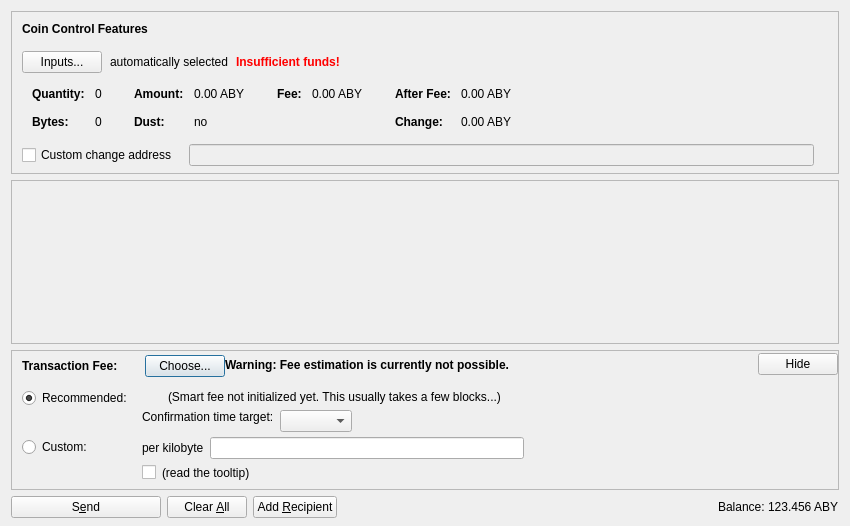
<?xml version="1.0" encoding="UTF-8"?>
<ui version="4.0">
 <class>SendCoinsDialog</class>
 <widget class="QDialog" name="SendCoinsDialog">
  <property name="geometry">
   <rect>
    <x>0</x>
    <y>0</y>
    <width>850</width>
    <height>526</height>
   </rect>
  </property>
  <property name="windowTitle">
   <string>Send Coins</string>
  </property>
  <layout class="QVBoxLayout" name="verticalLayout" stretch="0,1,0,0">
   <property name="bottomMargin">
    <number>8</number>
   </property>
   <item>
    <widget class="QFrame" name="frameCoinControl">
     <property name="sizePolicy">
      <sizepolicy hsizetype="Expanding" vsizetype="Expanding">
       <horstretch>0</horstretch>
       <verstretch>0</verstretch>
      </sizepolicy>
     </property>
     <property name="maximumSize">
      <size>
       <width>16777215</width>
       <height>16777215</height>
      </size>
     </property>
     <property name="frameShape">
      <enum>QFrame::StyledPanel</enum>
     </property>
     <property name="frameShadow">
      <enum>QFrame::Sunken</enum>
     </property>
     <layout class="QVBoxLayout" name="verticalLayoutCoinControl2">
      <property name="spacing">
       <number>0</number>
      </property>
      <property name="leftMargin">
       <number>0</number>
      </property>
      <property name="topMargin">
       <number>0</number>
      </property>
      <property name="rightMargin">
       <number>0</number>
      </property>
      <property name="bottomMargin">
       <number>6</number>
      </property>
      <item>
       <layout class="QVBoxLayout" name="verticalLayoutCoinControl" stretch="0,0,0,0,1">
        <property name="spacing">
         <number>0</number>
        </property>
        <property name="leftMargin">
         <number>10</number>
        </property>
        <property name="topMargin">
         <number>10</number>
        </property>
        <item>
         <layout class="QHBoxLayout" name="horizontalLayoutCoinControl1">
          <property name="bottomMargin">
           <number>15</number>
          </property>
          <item>
           <widget class="QLabel" name="labelCoinControlFeatures">
            <property name="sizePolicy">
             <sizepolicy hsizetype="Preferred" vsizetype="Maximum">
              <horstretch>0</horstretch>
              <verstretch>0</verstretch>
             </sizepolicy>
            </property>
            <property name="font">
             <font>
              <weight>75</weight>
              <bold>true</bold>
             </font>
            </property>
            <property name="styleSheet">
             <string notr="true">font-weight:bold;</string>
            </property>
            <property name="text">
             <string>Coin Control Features</string>
            </property>
           </widget>
          </item>
         </layout>
        </item>
        <item>
         <layout class="QHBoxLayout" name="horizontalLayoutCoinControl2" stretch="0,0,0,0">
          <property name="spacing">
           <number>8</number>
          </property>
          <property name="bottomMargin">
           <number>10</number>
          </property>
          <item>
           <widget class="QPushButton" name="pushButtonCoinControl">
            <property name="styleSheet">
             <string notr="true"/>
            </property>
            <property name="text">
             <string>Inputs...</string>
            </property>
            <property name="autoDefault">
             <bool>false</bool>
            </property>
           </widget>
          </item>
          <item>
           <widget class="QLabel" name="labelCoinControlAutomaticallySelected">
            <property name="text">
             <string>automatically selected</string>
            </property>
            <property name="margin">
             <number>5</number>
            </property>
           </widget>
          </item>
          <item>
           <widget class="QLabel" name="labelCoinControlInsuffFunds">
            <property name="font">
             <font>
              <weight>75</weight>
              <bold>true</bold>
             </font>
            </property>
            <property name="styleSheet">
             <string notr="true">color:red;font-weight:bold;</string>
            </property>
            <property name="text">
             <string>Insufficient funds!</string>
            </property>
            <property name="margin">
             <number>5</number>
            </property>
           </widget>
          </item>
          <item>
           <spacer name="horizontalSpacerCoinControl">
            <property name="orientation">
             <enum>Qt::Horizontal</enum>
            </property>
            <property name="sizeHint" stdset="0">
             <size>
              <width>40</width>
              <height>1</height>
             </size>
            </property>
           </spacer>
          </item>
         </layout>
        </item>
        <item>
         <widget class="QWidget" name="widgetCoinControl" native="true">
          <property name="sizePolicy">
           <sizepolicy hsizetype="Preferred" vsizetype="Preferred">
            <horstretch>0</horstretch>
            <verstretch>0</verstretch>
           </sizepolicy>
          </property>
          <property name="minimumSize">
           <size>
            <width>0</width>
            <height>0</height>
           </size>
          </property>
          <property name="styleSheet">
           <string notr="true"/>
          </property>
          <layout class="QHBoxLayout" name="horizontalLayoutCoinControl5">
           <property name="leftMargin">
            <number>0</number>
           </property>
           <property name="topMargin">
            <number>0</number>
           </property>
           <property name="rightMargin">
            <number>0</number>
           </property>
           <property name="bottomMargin">
            <number>0</number>
           </property>
           <item>
            <layout class="QHBoxLayout" name="horizontalLayoutCoinControl3" stretch="0,0,0,1">
             <property name="spacing">
              <number>20</number>
             </property>
             <property name="topMargin">
              <number>0</number>
             </property>
             <property name="bottomMargin">
              <number>10</number>
             </property>
             <item>
              <layout class="QFormLayout" name="formLayoutCoinControl1">
               <property name="horizontalSpacing">
                <number>10</number>
               </property>
               <property name="verticalSpacing">
                <number>14</number>
               </property>
               <property name="leftMargin">
                <number>10</number>
               </property>
               <property name="topMargin">
                <number>4</number>
               </property>
               <property name="rightMargin">
                <number>6</number>
               </property>
               <item row="0" column="0">
                <widget class="QLabel" name="labelCoinControlQuantityText">
                 <property name="font">
                  <font>
                   <weight>75</weight>
                   <bold>true</bold>
                  </font>
                 </property>
                 <property name="text">
                  <string>Quantity:</string>
                 </property>
                 <property name="margin">
                  <number>0</number>
                 </property>
                </widget>
               </item>
               <item row="0" column="1">
                <widget class="QLabel" name="labelCoinControlQuantity">
                 <property name="cursor">
                  <cursorShape>IBeamCursor</cursorShape>
                 </property>
                 <property name="contextMenuPolicy">
                  <enum>Qt::ActionsContextMenu</enum>
                 </property>
                 <property name="text">
                  <string notr="true">0</string>
                 </property>
                 <property name="margin">
                  <number>0</number>
                 </property>
                 <property name="textInteractionFlags">
                  <set>Qt::LinksAccessibleByMouse|Qt::TextSelectableByKeyboard|Qt::TextSelectableByMouse</set>
                 </property>
                </widget>
               </item>
               <item row="1" column="0">
                <widget class="QLabel" name="labelCoinControlBytesText">
                 <property name="font">
                  <font>
                   <weight>75</weight>
                   <bold>true</bold>
                  </font>
                 </property>
                 <property name="text">
                  <string>Bytes:</string>
                 </property>
                </widget>
               </item>
               <item row="1" column="1">
                <widget class="QLabel" name="labelCoinControlBytes">
                 <property name="cursor">
                  <cursorShape>IBeamCursor</cursorShape>
                 </property>
                 <property name="contextMenuPolicy">
                  <enum>Qt::ActionsContextMenu</enum>
                 </property>
                 <property name="text">
                  <string notr="true">0</string>
                 </property>
                 <property name="textInteractionFlags">
                  <set>Qt::LinksAccessibleByMouse|Qt::TextSelectableByKeyboard|Qt::TextSelectableByMouse</set>
                 </property>
                </widget>
               </item>
              </layout>
             </item>
             <item>
              <layout class="QFormLayout" name="formLayoutCoinControl2">
               <property name="horizontalSpacing">
                <number>10</number>
               </property>
               <property name="verticalSpacing">
                <number>14</number>
               </property>
               <property name="leftMargin">
                <number>6</number>
               </property>
               <property name="topMargin">
                <number>4</number>
               </property>
               <property name="rightMargin">
                <number>6</number>
               </property>
               <item row="0" column="0">
                <widget class="QLabel" name="labelCoinControlAmountText">
                 <property name="font">
                  <font>
                   <weight>75</weight>
                   <bold>true</bold>
                  </font>
                 </property>
                 <property name="text">
                  <string>Amount:</string>
                 </property>
                 <property name="margin">
                  <number>0</number>
                 </property>
                </widget>
               </item>
               <item row="0" column="1">
                <widget class="QLabel" name="labelCoinControlAmount">
                 <property name="cursor">
                  <cursorShape>IBeamCursor</cursorShape>
                 </property>
                 <property name="contextMenuPolicy">
                  <enum>Qt::ActionsContextMenu</enum>
                 </property>
                 <property name="text">
                  <string notr="true">0.00 ABY</string>
                 </property>
                 <property name="textInteractionFlags">
                  <set>Qt::LinksAccessibleByMouse|Qt::TextSelectableByKeyboard|Qt::TextSelectableByMouse</set>
                 </property>
                </widget>
               </item>
               <item row="1" column="0">
                <widget class="QLabel" name="labelCoinControlLowOutputText">
                 <property name="font">
                  <font>
                   <weight>75</weight>
                   <bold>true</bold>
                  </font>
                 </property>
                 <property name="text">
                  <string>Dust:</string>
                 </property>
                </widget>
               </item>
               <item row="1" column="1">
                <widget class="QLabel" name="labelCoinControlLowOutput">
                 <property name="cursor">
                  <cursorShape>IBeamCursor</cursorShape>
                 </property>
                 <property name="contextMenuPolicy">
                  <enum>Qt::ActionsContextMenu</enum>
                 </property>
                 <property name="text">
                  <string notr="true">no</string>
                 </property>
                 <property name="textInteractionFlags">
                  <set>Qt::LinksAccessibleByMouse|Qt::TextSelectableByKeyboard|Qt::TextSelectableByMouse</set>
                 </property>
                </widget>
               </item>
              </layout>
             </item>
             <item>
              <layout class="QFormLayout" name="formLayoutCoinControl3">
               <property name="horizontalSpacing">
                <number>10</number>
               </property>
               <property name="verticalSpacing">
                <number>14</number>
               </property>
               <property name="leftMargin">
                <number>6</number>
               </property>
               <property name="topMargin">
                <number>4</number>
               </property>
               <property name="rightMargin">
                <number>6</number>
               </property>
               <item row="0" column="0">
                <widget class="QLabel" name="labelCoinControlFeeText">
                 <property name="font">
                  <font>
                   <weight>75</weight>
                   <bold>true</bold>
                  </font>
                 </property>
                 <property name="text">
                  <string>Fee:</string>
                 </property>
                 <property name="margin">
                  <number>0</number>
                 </property>
                </widget>
               </item>
               <item row="0" column="1">
                <widget class="QLabel" name="labelCoinControlFee">
                 <property name="cursor">
                  <cursorShape>IBeamCursor</cursorShape>
                 </property>
                 <property name="contextMenuPolicy">
                  <enum>Qt::ActionsContextMenu</enum>
                 </property>
                 <property name="text">
                  <string notr="true">0.00 ABY</string>
                 </property>
                 <property name="textInteractionFlags">
                  <set>Qt::LinksAccessibleByMouse|Qt::TextSelectableByKeyboard|Qt::TextSelectableByMouse</set>
                 </property>
                </widget>
               </item>
              </layout>
             </item>
             <item>
              <layout class="QFormLayout" name="formLayoutCoinControl4">
               <property name="horizontalSpacing">
                <number>10</number>
               </property>
               <property name="verticalSpacing">
                <number>14</number>
               </property>
               <property name="leftMargin">
                <number>6</number>
               </property>
               <property name="topMargin">
                <number>4</number>
               </property>
               <property name="rightMargin">
                <number>6</number>
               </property>
               <item row="0" column="0">
                <widget class="QLabel" name="labelCoinControlAfterFeeText">
                 <property name="font">
                  <font>
                   <weight>75</weight>
                   <bold>true</bold>
                  </font>
                 </property>
                 <property name="text">
                  <string>After Fee:</string>
                 </property>
                 <property name="margin">
                  <number>0</number>
                 </property>
                </widget>
               </item>
               <item row="0" column="1">
                <widget class="QLabel" name="labelCoinControlAfterFee">
                 <property name="cursor">
                  <cursorShape>IBeamCursor</cursorShape>
                 </property>
                 <property name="contextMenuPolicy">
                  <enum>Qt::ActionsContextMenu</enum>
                 </property>
                 <property name="text">
                  <string notr="true">0.00 ABY</string>
                 </property>
                 <property name="textInteractionFlags">
                  <set>Qt::LinksAccessibleByMouse|Qt::TextSelectableByKeyboard|Qt::TextSelectableByMouse</set>
                 </property>
                </widget>
               </item>
               <item row="1" column="0">
                <widget class="QLabel" name="labelCoinControlChangeText">
                 <property name="font">
                  <font>
                   <weight>75</weight>
                   <bold>true</bold>
                  </font>
                 </property>
                 <property name="text">
                  <string>Change:</string>
                 </property>
                </widget>
               </item>
               <item row="1" column="1">
                <widget class="QLabel" name="labelCoinControlChange">
                 <property name="cursor">
                  <cursorShape>IBeamCursor</cursorShape>
                 </property>
                 <property name="contextMenuPolicy">
                  <enum>Qt::ActionsContextMenu</enum>
                 </property>
                 <property name="text">
                  <string notr="true">0.00 ABY</string>
                 </property>
                 <property name="textInteractionFlags">
                  <set>Qt::LinksAccessibleByMouse|Qt::TextSelectableByKeyboard|Qt::TextSelectableByMouse</set>
                 </property>
                </widget>
               </item>
              </layout>
             </item>
            </layout>
           </item>
          </layout>
         </widget>
        </item>
        <item>
         <layout class="QHBoxLayout" name="horizontalLayoutCoinControl4" stretch="0,0,0">
          <property name="spacing">
           <number>12</number>
          </property>
          <property name="sizeConstraint">
           <enum>QLayout::SetDefaultConstraint</enum>
          </property>
          <property name="topMargin">
           <number>5</number>
          </property>
          <property name="rightMargin">
           <number>5</number>
          </property>
          <item>
           <widget class="QCheckBox" name="checkBoxCoinControlChange">
            <property name="toolTip">
             <string>If this is activated, but the change address is empty or invalid, change will be sent to a newly generated address.</string>
            </property>
            <property name="text">
             <string>Custom change address</string>
            </property>
           </widget>
          </item>
          <item>
           <widget class="QValidatedLineEdit" name="lineEditCoinControlChange">
            <property name="enabled">
             <bool>false</bool>
            </property>
            <property name="sizePolicy">
             <sizepolicy hsizetype="Expanding" vsizetype="Fixed">
              <horstretch>0</horstretch>
              <verstretch>0</verstretch>
             </sizepolicy>
            </property>
           </widget>
          </item>
          <item>
           <widget class="QLabel" name="labelCoinControlChangeLabel">
            <property name="sizePolicy">
             <sizepolicy hsizetype="Preferred" vsizetype="Expanding">
              <horstretch>0</horstretch>
              <verstretch>0</verstretch>
             </sizepolicy>
            </property>
            <property name="minimumSize">
             <size>
              <width>0</width>
              <height>0</height>
             </size>
            </property>
            <property name="text">
             <string/>
            </property>
            <property name="margin">
             <number>3</number>
            </property>
           </widget>
          </item>
         </layout>
        </item>
        <item>
         <spacer name="verticalSpacerCoinControl">
          <property name="orientation">
           <enum>Qt::Vertical</enum>
          </property>
          <property name="sizeHint" stdset="0">
           <size>
            <width>800</width>
            <height>1</height>
           </size>
          </property>
         </spacer>
        </item>
       </layout>
      </item>
     </layout>
    </widget>
   </item>
   <item>
    <widget class="QScrollArea" name="scrollArea">
     <property name="widgetResizable">
      <bool>true</bool>
     </property>
     <widget class="QWidget" name="scrollAreaWidgetContents">
      <property name="geometry">
       <rect>
        <x>0</x>
        <y>0</y>
        <width>830</width>
        <height>104</height>
       </rect>
      </property>
      <layout class="QVBoxLayout" name="verticalLayout_2" stretch="0,1">
       <property name="leftMargin">
        <number>0</number>
       </property>
       <property name="topMargin">
        <number>0</number>
       </property>
       <property name="rightMargin">
        <number>0</number>
       </property>
       <property name="bottomMargin">
        <number>0</number>
       </property>
       <item>
        <layout class="QVBoxLayout" name="entries">
         <property name="spacing">
          <number>6</number>
         </property>
        </layout>
       </item>
       <item>
        <spacer name="verticalSpacer">
         <property name="orientation">
          <enum>Qt::Vertical</enum>
         </property>
         <property name="sizeHint" stdset="0">
          <size>
           <width>20</width>
           <height>40</height>
          </size>
         </property>
        </spacer>
       </item>
      </layout>
     </widget>
    </widget>
   </item>
   <item>
    <widget class="QFrame" name="frameFee">
     <property name="sizePolicy">
      <sizepolicy hsizetype="Expanding" vsizetype="Expanding">
       <horstretch>0</horstretch>
       <verstretch>0</verstretch>
      </sizepolicy>
     </property>
     <property name="maximumSize">
      <size>
       <width>16777215</width>
       <height>16777215</height>
      </size>
     </property>
     <property name="frameShape">
      <enum>QFrame::StyledPanel</enum>
     </property>
     <property name="frameShadow">
      <enum>QFrame::Sunken</enum>
     </property>
     <layout class="QVBoxLayout" name="verticalLayoutFee1">
      <property name="spacing">
       <number>0</number>
      </property>
      <property name="leftMargin">
       <number>0</number>
      </property>
      <property name="topMargin">
       <number>0</number>
      </property>
      <property name="rightMargin">
       <number>0</number>
      </property>
      <property name="bottomMargin">
       <number>0</number>
      </property>
      <item>
       <layout class="QVBoxLayout" name="verticalLayoutFee2" stretch="0,0,0">
        <property name="spacing">
         <number>0</number>
        </property>
        <property name="leftMargin">
         <number>10</number>
        </property>
        <property name="topMargin">
         <number>0</number>
        </property>
        <item>
         <layout class="QHBoxLayout" name="horizontalLayoutFee1">
          <property name="bottomMargin">
           <number>0</number>
          </property>
          <item>
           <layout class="QVBoxLayout" name="verticalLayoutFee7">
            <property name="spacing">
             <number>0</number>
            </property>
            <item>
             <spacer name="verticalSpacerSmartFee">
              <property name="orientation">
               <enum>Qt::Vertical</enum>
              </property>
              <property name="sizeType">
               <enum>QSizePolicy::Fixed</enum>
              </property>
              <property name="sizeHint" stdset="0">
               <size>
                <width>1</width>
                <height>4</height>
               </size>
              </property>
             </spacer>
            </item>
            <item>
             <layout class="QHBoxLayout" name="horizontalLayoutSmartFee">
              <property name="spacing">
               <number>10</number>
              </property>
              <item>
               <widget class="QLabel" name="labelFeeHeadline">
                <property name="sizePolicy">
                 <sizepolicy hsizetype="Preferred" vsizetype="Maximum">
                  <horstretch>0</horstretch>
                  <verstretch>0</verstretch>
                 </sizepolicy>
                </property>
                <property name="font">
                 <font>
                  <weight>75</weight>
                  <bold>true</bold>
                 </font>
                </property>
                <property name="styleSheet">
                 <string notr="true">font-weight:bold;</string>
                </property>
                <property name="text">
                 <string>Transaction Fee:</string>
                </property>
               </widget>
              </item>
              <item>
               <widget class="QLabel" name="labelFeeMinimized">
                <property name="text">
                 <string/>
                </property>
               </widget>
              </item>
              <item>
               <widget class="QPushButton" name="buttonChooseFee">
                <property name="text">
                 <string>Choose...</string>
                </property>
               </widget>
              </item>
             </layout>
            </item>
            <item>
             <spacer name="verticalSpacer_5">
              <property name="orientation">
               <enum>Qt::Vertical</enum>
              </property>
              <property name="sizeHint" stdset="0">
               <size>
                <width>1</width>
                <height>1</height>
               </size>
              </property>
             </spacer>
            </item>
           </layout>
          </item>
          <item>
           <widget class="QLabel" name="fallbackFeeWarningLabel">
            <property name="toolTip">
             <string>Using the fallbackfee can result in sending a transaction that will take several hours or days (or never) to confirm. Consider choosing your fee manually or wait until you have validated the complete chain.</string>
            </property>
            <property name="font">
            <font>
                <weight>75</weight>
                <bold>true</bold>
            </font>
            </property>
            <property name="text">
             <string>Warning: Fee estimation is currently not possible.</string>
            </property>
            <property name="wordWrap">
             <bool>false</bool>
            </property>
           </widget>
          </item>
          <item>
           <spacer name="horizontalSpacer_4">
            <property name="orientation">
             <enum>Qt::Horizontal</enum>
            </property>
            <property name="sizeType">
             <enum>QSizePolicy::MinimumExpanding</enum>
            </property>
            <property name="sizeHint" stdset="0">
             <size>
              <width>40</width>
              <height>20</height>
             </size>
            </property>
           </spacer>
          </item>
          <item>
           <widget class="QPushButton" name="buttonMinimizeFee">
            <property name="toolTip">
             <string>collapse fee-settings</string>
            </property>
            <property name="text">
             <string>Hide</string>
            </property>
           </widget>
          </item>
         </layout>
        </item>
        <item>
         <widget class="QFrame" name="frameFeeSelection">
          <layout class="QVBoxLayout" name="verticalLayoutFee12">
           <property name="spacing">
            <number>0</number>
           </property>
           <property name="leftMargin">
            <number>0</number>
           </property>
           <property name="topMargin">
            <number>0</number>
           </property>
           <property name="rightMargin">
            <number>0</number>
           </property>
           <property name="bottomMargin">
            <number>0</number>
           </property>
           <item>
            <layout class="QGridLayout" name="gridLayoutFee">
             <property name="topMargin">
              <number>10</number>
             </property>
             <property name="bottomMargin">
              <number>4</number>
             </property>
             <property name="horizontalSpacing">
              <number>10</number>
             </property>
             <property name="verticalSpacing">
              <number>4</number>
             </property>
             <item row="1" column="1">
              <layout class="QVBoxLayout" name="verticalLayoutFee8">
               <property name="spacing">
                <number>6</number>
               </property>
               <item>
                <layout class="QHBoxLayout" name="horizontalLayoutFee13">
                 <item>
                  <widget class="QLabel" name="labelCustomPerKilobyte">
                   <property name="toolTip">
                    <string>If the custom fee is set to 1000 satoshis and the transaction is only 250 bytes, then &quot;per kilobyte&quot; only pays 250 satoshis in fee, while &quot;total at least&quot; pays 1000 satoshis. For transactions bigger than a kilobyte both pay by kilobyte.</string>
                   </property>
                   <property name="text">
                    <string>per kilobyte</string>
                   </property>
                  </widget>
                 </item>
                 <item>
                  <widget class="BitcoinAmountField" name="customFee"/>
                 </item>
                 <item>
                  <spacer name="horizontalSpacer_6">
                   <property name="orientation">
                    <enum>Qt::Horizontal</enum>
                   </property>
                   <property name="sizeHint" stdset="0">
                    <size>
                     <width>1</width>
                     <height>1</height>
                    </size>
                   </property>
                  </spacer>
                 </item>
                </layout>
               </item>
               <item>
                <layout class="QHBoxLayout" name="horizontalLayoutFee8">
                 <item>
                  <widget class="QCheckBox" name="checkBoxMinimumFee">
                   <property name="toolTip">
                    <string>Paying only the minimum fee is just fine as long as there is less transaction volume than space in the blocks. But be aware that this can end up in a never confirming transaction once there is more demand for artbyte transactions than the network can process.</string>
                   </property>
                   <property name="text">
                    <string/>
                   </property>
                  </widget>
                 </item>
                 <item>
                  <widget class="QLabel" name="labelMinFeeWarning">
                   <property name="enabled">
                    <bool>true</bool>
                   </property>
                   <property name="toolTip">
                    <string>Paying only the minimum fee is just fine as long as there is less transaction volume than space in the blocks. But be aware that this can end up in a never confirming transaction once there is more demand for artbyte transactions than the network can process.</string>
                   </property>
                   <property name="text">
                    <string>(read the tooltip)</string>
                   </property>
                   <property name="margin">
                    <number>5</number>
                   </property>
                  </widget>
                 </item>
                 <item>
                  <spacer name="horizontalSpacer_2">
                   <property name="orientation">
                    <enum>Qt::Horizontal</enum>
                   </property>
                   <property name="sizeHint" stdset="0">
                    <size>
                     <width>1</width>
                     <height>1</height>
                    </size>
                   </property>
                  </spacer>
                 </item>
                </layout>
               </item>
              </layout>
             </item>
             <item row="0" column="0">
              <layout class="QVBoxLayout" name="verticalLayoutFee4" stretch="0,1">
               <item>
                <widget class="QRadioButton" name="radioSmartFee">
                 <property name="text">
                  <string>Recommended:</string>
                 </property>
                 <property name="checked">
                  <bool>true</bool>
                 </property>
                 <attribute name="buttonGroup">
                  <string notr="true">groupFee</string>
                 </attribute>
                </widget>
               </item>
               <item>
                <spacer name="verticalSpacer_2">
                 <property name="orientation">
                  <enum>Qt::Vertical</enum>
                 </property>
                 <property name="sizeHint" stdset="0">
                  <size>
                   <width>1</width>
                   <height>1</height>
                  </size>
                 </property>
                </spacer>
               </item>
              </layout>
             </item>
             <item row="1" column="0">
              <layout class="QVBoxLayout" name="verticalLayoutFee9" stretch="0,1">
               <item>
                <widget class="QRadioButton" name="radioCustomFee">
                 <property name="text">
                  <string>Custom:</string>
                 </property>
                 <attribute name="buttonGroup">
                  <string notr="true">groupFee</string>
                 </attribute>
                </widget>
               </item>
               <item>
                <spacer name="verticalSpacer_6">
                 <property name="orientation">
                  <enum>Qt::Vertical</enum>
                 </property>
                 <property name="sizeHint" stdset="0">
                  <size>
                   <width>1</width>
                   <height>1</height>
                  </size>
                 </property>
                </spacer>
               </item>
              </layout>
             </item>
             <item row="0" column="1">
              <layout class="QVBoxLayout" name="verticalLayoutFee3" stretch="0,0,1">
               <property name="spacing">
                <number>6</number>
               </property>
               <property name="topMargin">
                <number>2</number>
               </property>
               <item>
                <layout class="QHBoxLayout" name="horizontalLayoutFee12">
                 <item>
                  <widget class="QLabel" name="labelSmartFee">
                   <property name="text">
                    <string/>
                   </property>
                   <property name="margin">
                    <number>2</number>
                   </property>
                  </widget>
                 </item>
                 <item>
                  <widget class="QLabel" name="labelFeeEstimation">
                   <property name="text">
                    <string/>
                   </property>
                  </widget>
                 </item>
                 <item>
                  <widget class="QLabel" name="labelSmartFee2">
                   <property name="text">
                    <string>(Smart fee not initialized yet. This usually takes a few blocks...)</string>
                   </property>
                   <property name="margin">
                    <number>2</number>
                   </property>
                  </widget>
                 </item>
                 <item>
                  <spacer name="horizontalSpacer_5">
                   <property name="orientation">
                    <enum>Qt::Horizontal</enum>
                   </property>
                   <property name="sizeHint" stdset="0">
                    <size>
                     <width>1</width>
                     <height>1</height>
                    </size>
                   </property>
                  </spacer>
                 </item>
                </layout>
               </item>
               <item>
                <layout class="QHBoxLayout" name="horizontalLayoutFee9">
                 <item>
                  <layout class="QVBoxLayout" name="verticalLayoutFee6">
                   <item>
                    <widget class="QLabel" name="labelSmartFee3">
                     <property name="text">
                      <string>Confirmation time target:</string>
                     </property>
                     <property name="margin">
                      <number>2</number>
                     </property>
                    </widget>
                   </item>
                   <item>
                    <spacer name="verticalSpacer_3">
                     <property name="orientation">
                      <enum>Qt::Vertical</enum>
                     </property>
                     <property name="sizeHint" stdset="0">
                      <size>
                       <width>1</width>
                       <height>1</height>
                      </size>
                     </property>
                    </spacer>
                   </item>
                  </layout>
                 </item>
                 <item>
                  <layout class="QVBoxLayout" name="verticalLayoutFee5">
                   <property name="rightMargin">
                    <number>30</number>
                   </property>
                   <item>
                    <layout class="QHBoxLayout" name="horizontalLayoutConfTarget">
                     <property name="bottomMargin">
                      <number>0</number>
                     </property>
                     <item>
                      <widget class="QComboBox" name="confTargetSelector"/>
                     </item>
                     <item>
                      <spacer name="horizontalSpacerConfTarget">
                       <property name="orientation">
                        <enum>Qt::Horizontal</enum>
                       </property>
                       <property name="sizeHint" stdset="0">
                        <size>
                         <width>40</width>
                         <height>20</height>
                        </size>
                       </property>
                      </spacer>
                     </item>
                    </layout>
                   </item>
                  </layout>
                 </item>
                </layout>
               </item>
               <item>
                <spacer name="verticalSpacer_4">
                 <property name="orientation">
                  <enum>Qt::Vertical</enum>
                 </property>
                 <property name="sizeHint" stdset="0">
                  <size>
                   <width>1</width>
                   <height>1</height>
                  </size>
                 </property>
                </spacer>
               </item>
              </layout>
             </item>
            </layout>
           </item>
          </layout>
         </widget>
        </item>
        <item>
         <spacer name="verticalSpacerFee">
          <property name="orientation">
           <enum>Qt::Vertical</enum>
          </property>
          <property name="sizeHint" stdset="0">
           <size>
            <width>40</width>
            <height>5</height>
           </size>
          </property>
         </spacer>
        </item>
       </layout>
      </item>
     </layout>
    </widget>
   </item>
   <item>
    <layout class="QHBoxLayout" name="horizontalLayout">
     <item>
      <widget class="QPushButton" name="sendButton">
       <property name="minimumSize">
        <size>
         <width>150</width>
         <height>0</height>
        </size>
       </property>
       <property name="toolTip">
        <string>Confirm the send action</string>
       </property>
       <property name="text">
        <string>S&amp;end</string>
       </property>
       <property name="icon">
        <iconset resource="../bitcoin.qrc">
         <normaloff>:/icons/send</normaloff>:/icons/send</iconset>
       </property>
       <property name="autoDefault">
        <bool>false</bool>
       </property>
       <property name="default">
        <bool>false</bool>
       </property>
      </widget>
     </item>
     <item>
      <widget class="QPushButton" name="clearButton">
       <property name="sizePolicy">
        <sizepolicy hsizetype="Minimum" vsizetype="Fixed">
         <horstretch>0</horstretch>
         <verstretch>0</verstretch>
        </sizepolicy>
       </property>
       <property name="toolTip">
        <string>Clear all fields of the form.</string>
       </property>
       <property name="text">
        <string>Clear &amp;All</string>
       </property>
       <property name="icon">
        <iconset resource="../bitcoin.qrc">
         <normaloff>:/icons/remove</normaloff>:/icons/remove</iconset>
       </property>
       <property name="autoDefault">
        <bool>false</bool>
       </property>
      </widget>
     </item>
     <item>
      <widget class="QPushButton" name="addButton">
       <property name="toolTip">
        <string>Send to multiple recipients at once</string>
       </property>
       <property name="text">
        <string>Add &amp;Recipient</string>
       </property>
       <property name="icon">
        <iconset resource="../bitcoin.qrc">
         <normaloff>:/icons/add</normaloff>:/icons/add</iconset>
       </property>
       <property name="autoDefault">
        <bool>false</bool>
       </property>
      </widget>
     </item>
     <item>
      <spacer name="horizontalSpacer">
       <property name="orientation">
        <enum>Qt::Horizontal</enum>
       </property>
       <property name="sizeHint" stdset="0">
        <size>
         <width>40</width>
         <height>20</height>
        </size>
       </property>
      </spacer>
     </item>
     <item>
      <layout class="QHBoxLayout" name="horizontalLayout_2">
       <property name="spacing">
        <number>3</number>
       </property>
       <item>
        <widget class="QLabel" name="label">
         <property name="sizePolicy">
          <sizepolicy hsizetype="Preferred" vsizetype="Fixed">
           <horstretch>0</horstretch>
           <verstretch>0</verstretch>
          </sizepolicy>
         </property>
         <property name="text">
          <string>Balance:</string>
         </property>
        </widget>
       </item>
       <item>
        <widget class="QLabel" name="labelBalance">
         <property name="sizePolicy">
          <sizepolicy hsizetype="Preferred" vsizetype="Fixed">
           <horstretch>0</horstretch>
           <verstretch>0</verstretch>
          </sizepolicy>
         </property>
         <property name="cursor">
          <cursorShape>IBeamCursor</cursorShape>
         </property>
         <property name="text">
          <string notr="true">123.456 ABY</string>
         </property>
         <property name="textInteractionFlags">
          <set>Qt::LinksAccessibleByMouse|Qt::TextSelectableByKeyboard|Qt::TextSelectableByMouse</set>
         </property>
        </widget>
       </item>
      </layout>
     </item>
    </layout>
   </item>
  </layout>
 </widget>
 <customwidgets>
  <customwidget>
   <class>QValidatedLineEdit</class>
   <extends>QLineEdit</extends>
   <header>qt/qvalidatedlineedit.h</header>
  </customwidget>
  <customwidget>
   <class>BitcoinAmountField</class>
   <extends>QLineEdit</extends>
   <header>qt/bitcoinamountfield.h</header>
   <container>1</container>
  </customwidget>
 </customwidgets>
 <resources>
  <include location="../bitcoin.qrc"/>
 </resources>
 <connections/>
 <buttongroups>
  <buttongroup name="groupFee"/>
 </buttongroups>
</ui>
